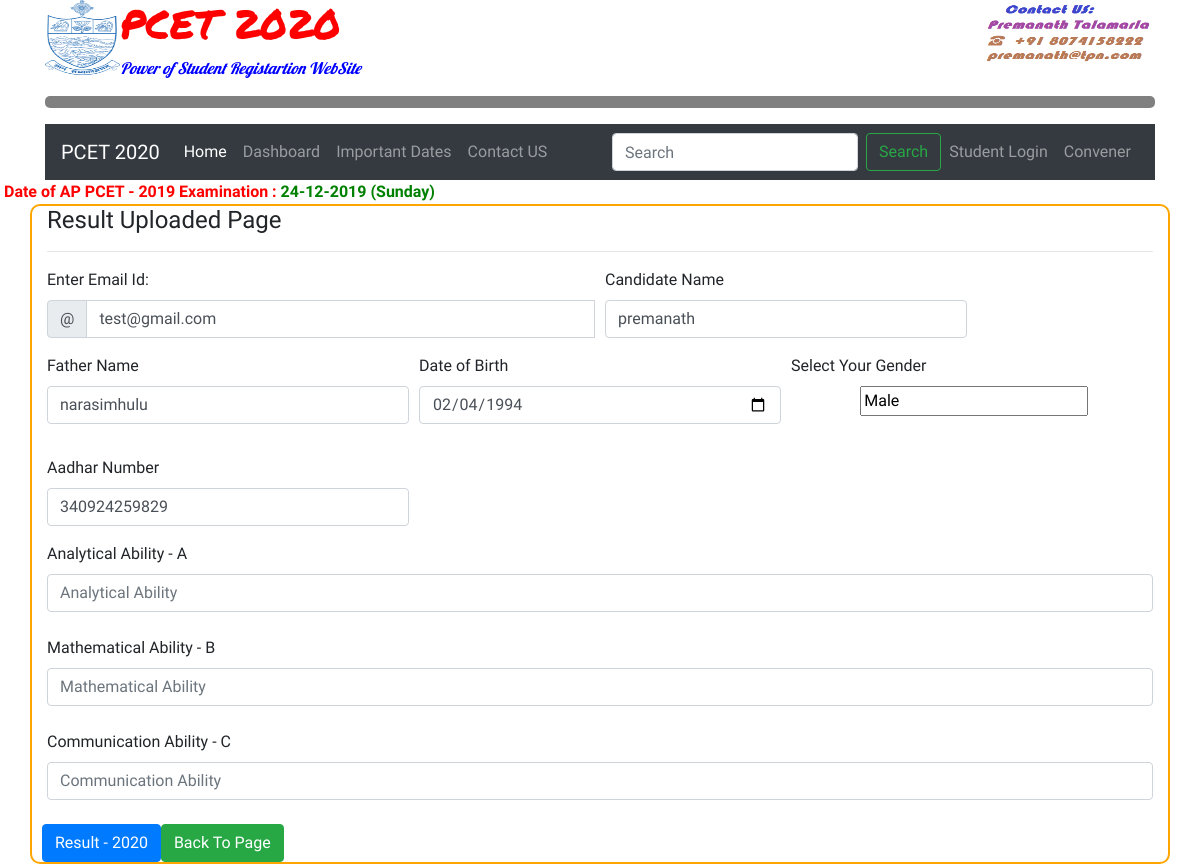
The page /uploadresult.php?uid=13 (signed in) on the database its author committed.
### tables this page shows
CREATE TABLE `users` (
  `id` int(11) NOT NULL,
  `email` varchar(255) NOT NULL,
  `password` varchar(300) NOT NULL,
  `cname` varchar(255) NOT NULL,
  `fname` varchar(255) NOT NULL,
  `mname` varchar(255) NOT NULL,
  `dob` varchar(255) NOT NULL,
  `gender` varchar(255) NOT NULL,
  `aadhar` varchar(100) NOT NULL,
  `bdist` varchar(255) NOT NULL,
  `bstate` varchar(255) NOT NULL,
  `rcard` varchar(255) NOT NULL,
  `mobile` varchar(100) NOT NULL,
  `income` varchar(255) NOT NULL,
  `cast` varchar(255) NOT NULL,
  `scat` varchar(255) NOT NULL,
  `coname` varchar(255) NOT NULL,
  `codist` varchar(255) NOT NULL,
  `costate` varchar(255) NOT NULL,
  `hno` varchar(255) NOT NULL,
  `village` varchar(255) NOT NULL,
  `mandal` varchar(255) NOT NULL,
  `dist` varchar(255) NOT NULL,
  `state` varchar(255) NOT NULL,
  `pincode` varchar(255) NOT NULL,
  `qexam` varchar(255) NOT NULL,
  `tecenter` varchar(255) NOT NULL,
  `image` varchar(255) NOT NULL,
  `signature` varchar(255) NOT NULL,
  `agree` varchar(255) NOT NULL,
  `posting_date` date NOT NULL
);

### uploadresult.php (the view, shortened to what this page needs)
<?php
include'dbconnection.php';
?>
<?php include 'base1.php';?>
<?php $ret=mysqli_query($con, "select * from users where id='".$_GET['uid']."'");
 while($row=mysqli_fetch_array($ret))
 { ?>
    <form name="update" method="post" action="" enctype="multipart/form-data" onSubmit="return valid();">
      <h4>Result Uploaded Page <hr> </h4>
                   <div class="form-row">
          <div class="col-md-6 mb-2">
           <label for="validationCustomUsername">Enter Email Id: </label>
           <div class="input-group">
             <div class="input-group-prepend">
               <span class="input-group-text" id="inputGroupPrepend">@</span>
             </div>
             <input type="text" class="form-control" id="validationCustomUsername" name="email" placeholder="Email Id"
             value="<?php echo $row['email'];?>"
              aria-describedby="inputGroupPrepend" required>
           </div>
         </div>
         <div class="col-md-4 mb-3">
           <label for="validationCustom01">Candidate Name</label>
           <input type="text" class="form-control" id="validationCustom01" placeholder="First name" name="cname"
           value="<?php echo $row['cname'];?>"
            required>
         </div>
         <div class="col-md-4 mb-3">
           <label for="validationCustom02">Father Name</label>
           <input type="text" class="form-control" id="validationCustom02" placeholder="Last name" name="fname"
           value="<?php echo $row['fname'];?>"
            required>
         </div>
          <div class="col-md-4 mb-3">
           <label for="validationCustom02">Date of Birth</label>
           <input type="date" class="form-control" id="validationCustom02"  placeholder="Last name" name="dob"
           value="<?php echo $row['dob'];?>"
            required>
         </div>
            <div class="col-md-4 mb-3">
                   <label for="validationCustom02">Select Your Gender</label><br>&emsp;&emsp;&emsp;&emsp;
           <div class="form-check form-check-inline">
       <input class="form-check-input" type="text" name="gender" id="inlineRadio1" value="<?php echo $row['gender'];?>">
     </div>&emsp;&emsp;&emsp;&emsp;
         </div>
         <div class="col-md-4 mb-3">
           <label for="validationCustom04">Aadhar Number</label>
           <input type="text" class="form-control" id="validationCustom04" placeholder="Aadhar Number" value="<?php echo $row['aadhar'];?>"  name="aadhar"required>
         </div>
          <div class="col-md-12 mb-4">
           <label for="validationCustom02">Analytical Ability - A </label>
           <input type="text" class="form-control" id="validationCustom02" placeholder="Analytical Ability" name="ab" value="<?php echo $row['ab'];?>" required>
         </div>
          <div class="col-md-12 mb-4">
           <label for="validationCustom01">Mathematical Ability - B </label>
           <input type="text" class="form-control" id="validationCustom01" placeholder="Mathematical Ability " name="mb" value="<?php echo $row['mb'];?>" required>
         </div>
          <div class="col-md-12 mb-4">
           <label for="validationCustom02">Communication Ability - C </label>
           <input class="form-control" type="text" id="inlineCheckbox1" value="<?php echo $row['cb'];?>" placeholder="Communication Ability " name="cb">
           </div>
        <br>
       <div class="cen">
       <button class="btn btn-primary" type="submit" name="update" value="Sign Up">Result  - 2020</button>
       </div><br>
       <div class="cen">
        <a class="btn btn-success" href="manage-users.php"> Back To Page </a>
       </div>
       <br>
     </form>
    <?php } ?>

### css/12.css (style rules this page uses)
body { font-family: 'Fondamento', cursive; }
.cen { text-align: center; }

### rows shown on the page
users: email "test@gmail.com", cname "premanath", fname "narasimhulu", dob "02/04/1994", gender "Male", aadhar "340924259829"
